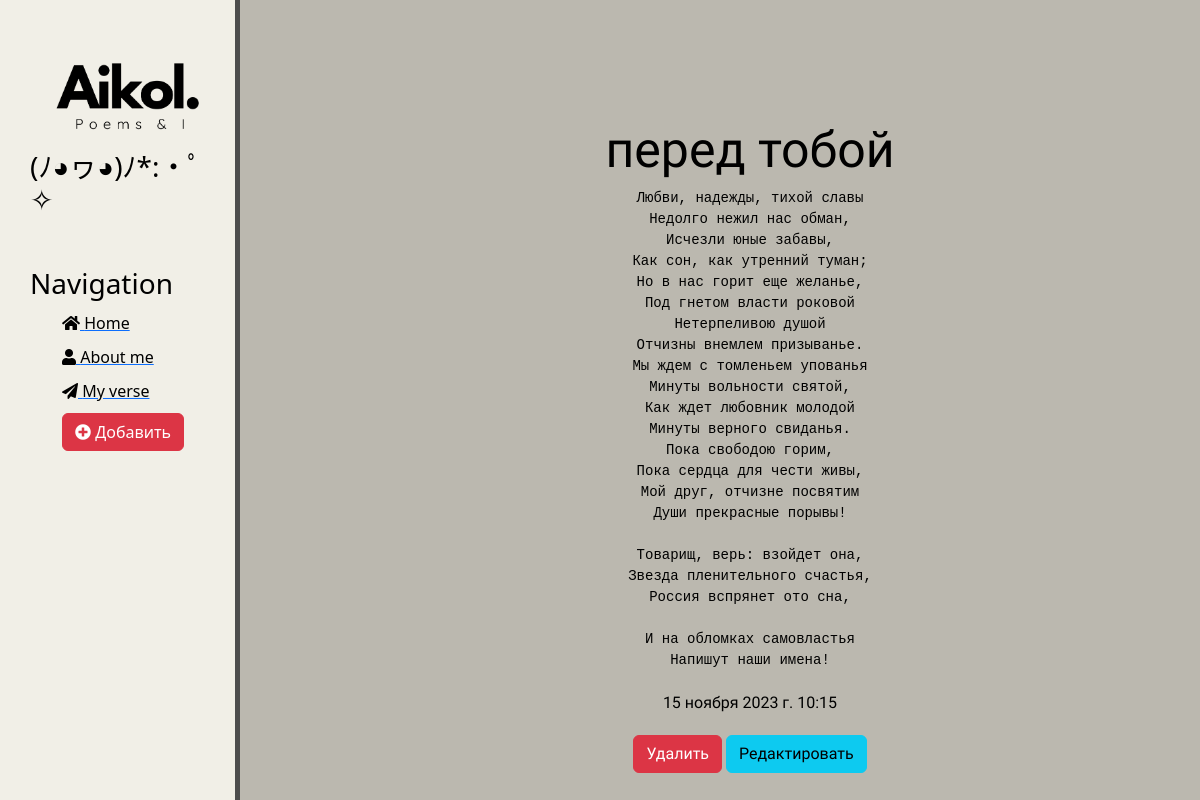
Screenshot of /news/10 with the database file from the repository.
### news/models.py (models this page shows, shortened)
class Articles(models.Model):
    title = models.CharField('Название: ', max_length=250)
    anons = models.CharField('Цитата: ', max_length=250)
    full_text = models.TextField('Стих: ')
    date = models.DateTimeField('Дата публикации: ')
    class Meta:
        verbose_name = 'Стих'
        verbose_name_plural = 'Стихи'

### news/views.py (the view)
# urls.py: path('<int:pk>', views.NewsDetailView.as_view(), name='news_detail'),
class NewsDetailView(DetailView):
    model = Articles
    template_name = 'news/details_view.html'
    context_object_name = 'article'

### news/templates/news/details_view.html (shortened to what this page needs)
{% extends 'main/layout.html'%}
{% block content %}
    <div class="features">
        <h1>{{ article.title }}</h1>
        <pre>{{ article.full_text }}</pre>
        <p>{{ article.date }}</p>
        <a href="{% url 'news_delete' article.id %}" class="btn btn-danger">Удалить</a>
        <a href="{% url 'news_update' article.id %}" class="btn btn-info">Редактировать</a>
    </div>
{% endblock %}

### main/static/main/css/main.css (style rules this page uses)
body { background: #BBB8AF; margin: 0; }
main .features { margin-left: 25%; color: #000000; margin-top: 100px; text-align: center; width: 75%; padding: 20px; box-sizing: border-box; }
main .features h1 { font-size: 50px; }
main .features p { max-width: 400px; margin: 20px auto }
.features { font-family: "Indie Flower", cursive; }

### rows the page displays
Articles: title "перед тобой", full_text "Любви, надежды, тихой славы Недолго нежил нас обман, Исчезли юные забавы, Как сон, как утренний туман; Но в нас горит еще желанье, Под гнетом власти роковой Нетерпеливою душой Отчизны внемлем призыванье. Мы ждем с томленьем упованья Минуты вольности святой, Как ждет любовник молодой Минуты верного свиданья. Пока свободою горим, Пока сердца для чести живы, Мой друг, отчизне посвятим Души прекрасные порывы! Товарищ, верь: взойдет она, Звезда пленительного счастья, Россия вспрянет ото сна, И на обломках самовластья Напишут наши имена!", date "15 ноября 2023 г. 10:15"
